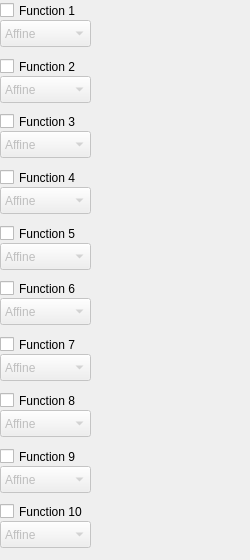
            <widget class="QWidget" name="tabFunctions">
             <attribute name="title">
              <string>Functions</string>
             </attribute>
             <widget class="QWidget" name="layoutWidget">
              <property name="geometry">
               <rect>
                <x>0</x>
                <y>0</y>
                <width>241</width>
                <height>551</height>
               </rect>
              </property>
              <layout class="QVBoxLayout" name="verticalLayout_2">
               <item>
                <widget class="QWidget" name="panel01" native="true">
                 <widget class="QCheckBox" name="checkBoxf01">
                  <property name="geometry">
                   <rect>
                    <x>0</x>
                    <y>0</y>
                    <width>91</width>
                    <height>21</height>
                   </rect>
                  </property>
                  <property name="layoutDirection">
                   <enum>Qt::LeftToRight</enum>
                  </property>
                  <property name="autoFillBackground">
                   <bool>false</bool>
                  </property>
                  <property name="text">
                   <string>Function 1</string>
                  </property>
                 </widget>
                 <widget class="colorLabel" name="labelColor1">
                  <property name="enabled">
                   <bool>false</bool>
                  </property>
                  <property name="geometry">
                   <rect>
                    <x>200</x>
                    <y>10</y>
                    <width>31</width>
                    <height>31</height>
                   </rect>
                  </property>
                  <property name="autoFillBackground">
                   <bool>false</bool>
                  </property>
                  <property name="text">
                   <string/>
                  </property>
                 </widget>
                 <widget class="QComboBox" name="comboBoxTransfmType1">
                  <property name="enabled">
                   <bool>false</bool>
                  </property>
                  <property name="geometry">
                   <rect>
                    <x>0</x>
                    <y>20</y>
                    <width>91</width>
                    <height>27</height>
                   </rect>
                  </property>
                  <item>
                   <property name="text">
                    <string>Affine</string>
                   </property>
                  </item>
                  <item>
                   <property name="text">
                    <string>Similitude</string>
                   </property>
                  </item>
                  <item>
                   <property name="text">
                    <string>Projective</string>
                   </property>
                  </item>
                  <item>
                   <property name="text">
                    <string>Bilinear</string>
                   </property>
                  </item>
                 </widget>
                </widget>
               </item>
               <item>
                <widget class="QWidget" name="panel02" native="true">
                 <widget class="QCheckBox" name="checkBoxf02">
                  <property name="geometry">
                   <rect>
                    <x>0</x>
                    <y>0</y>
                    <width>91</width>
                    <height>21</height>
                   </rect>
                  </property>
                  <property name="layoutDirection">
                   <enum>Qt::LeftToRight</enum>
                  </property>
                  <property name="text">
                   <string>Function 2</string>
                  </property>
                 </widget>
                 <widget class="QComboBox" name="comboBoxTransfmType2">
                  <property name="enabled">
                   <bool>false</bool>
                  </property>
                  <property name="geometry">
                   <rect>
                    <x>0</x>
                    <y>20</y>
                    <width>91</width>
                    <height>27</height>
                   </rect>
                  </property>
                  <item>
                   <property name="text">
                    <string>Affine</string>
                   </property>
                  </item>
                  <item>
                   <property name="text">
                    <string>Similitude</string>
                   </property>
                  </item>
                  <item>
                   <property name="text">
                    <string>Projective</string>
                   </property>
                  </item>
                  <item>
                   <property name="text">
                    <string>Bilinear</string>
                   </property>
                  </item>
                 </widget>
                 <widget class="colorLabel" name="labelColor2">
                  <property name="enabled">
                   <bool>false</bool>
                  </property>
                  <property name="geometry">
                   <rect>
                    <x>200</x>
                    <y>10</y>
                    <width>31</width>
                    <height>31</height>
                   </rect>
                  </property>
                  <property name="autoFillBackground">
                   <bool>false</bool>
                  </property>
                  <property name="text">
                   <string/>
                  </property>
                 </widget>
                </widget>
               </item>
               <item>
                <widget class="QWidget" name="panel03" native="true">
                 <widget class="QCheckBox" name="checkBoxf03">
                  <property name="geometry">
                   <rect>
                    <x>0</x>
                    <y>0</y>
                    <width>91</width>
                    <height>21</height>
                   </rect>
                  </property>
                  <property name="layoutDirection">
                   <enum>Qt::LeftToRight</enum>
                  </property>
                  <property name="text">
                   <string>Function 3</string>
                  </property>
                 </widget>
                 <widget class="QComboBox" name="comboBoxTransfmType3">
                  <property name="enabled">
                   <bool>false</bool>
                  </property>
                  <property name="geometry">
                   <rect>
                    <x>0</x>
                    <y>20</y>
                    <width>91</width>
                    <height>27</height>
                   </rect>
                  </property>
                  <item>
                   <property name="text">
                    <string>Affine</string>
                   </property>
                  </item>
                  <item>
                   <property name="text">
                    <string>Similitude</string>
                   </property>
                  </item>
                  <item>
                   <property name="text">
                    <string>Projective</string>
                   </property>
                  </item>
                  <item>
                   <property name="text">
                    <string>Bilinear</string>
                   </property>
                  </item>
                 </widget>
                 <widget class="colorLabel" name="labelColor3">
                  <property name="enabled">
                   <bool>false</bool>
                  </property>
                  <property name="geometry">
                   <rect>
                    <x>200</x>
                    <y>10</y>
                    <width>31</width>
                    <height>31</height>
                   </rect>
                  </property>
                  <property name="autoFillBackground">
                   <bool>false</bool>
                  </property>
                  <property name="text">
                   <string/>
                  </property>
                 </widget>
                </widget>
               </item>
               <item>
                <widget class="QWidget" name="panel04" native="true">
                 <widget class="QCheckBox" name="checkBoxf04">
                  <property name="geometry">
                   <rect>
                    <x>0</x>
                    <y>0</y>
                    <width>91</width>
                    <height>21</height>
                   </rect>
                  </property>
                  <property name="layoutDirection">
                   <enum>Qt::LeftToRight</enum>
                  </property>
                  <property name="text">
                   <string>Function 4</string>
                  </property>
                 </widget>
                 <widget class="QComboBox" name="comboBoxTransfmType4">
                  <property name="enabled">
                   <bool>false</bool>
                  </property>
                  <property name="geometry">
                   <rect>
                    <x>0</x>
                    <y>20</y>
                    <width>91</width>
                    <height>27</height>
                   </rect>
                  </property>
                  <item>
                   <property name="text">
                    <string>Affine</string>
                   </property>
                  </item>
                  <item>
                   <property name="text">
                    <string>Similitude</string>
                   </property>
                  </item>
                  <item>
                   <property name="text">
                    <string>Projective</string>
                   </property>
                  </item>
                  <item>
                   <property name="text">
                    <string>Bilinear</string>
                   </property>
                  </item>
                 </widget>
                 <widget class="colorLabel" name="labelColor4">
                  <property name="enabled">
                   <bool>false</bool>
                  </property>
                  <property name="geometry">
                   <rect>
                    <x>200</x>
                    <y>10</y>
                    <width>31</width>
                    <height>31</height>
                   </rect>
                  </property>
                  <property name="autoFillBackground">
                   <bool>false</bool>
                  </property>
                  <property name="text">
                   <string/>
                  </property>
                 </widget>
                </widget>
               </item>
               <item>
                <widget class="QWidget" name="panel05" native="true">
                 <widget class="QCheckBox" name="checkBoxf05">
                  <property name="geometry">
                   <rect>
                    <x>0</x>
                    <y>0</y>
                    <width>91</width>
                    <height>21</height>
                   </rect>
                  </property>
                  <property name="layoutDirection">
                   <enum>Qt::LeftToRight</enum>
                  </property>
                  <property name="text">
                   <string>Function 5</string>
                  </property>
                 </widget>
                 <widget class="QComboBox" name="comboBoxTransfmType5">
                  <property name="enabled">
                   <bool>false</bool>
                  </property>
                  <property name="geometry">
                   <rect>
                    <x>0</x>
                    <y>20</y>
                    <width>91</width>
                    <height>27</height>
                   </rect>
                  </property>
                  <item>
                   <property name="text">
                    <string>Affine</string>
                   </property>
                  </item>
                  <item>
                   <property name="text">
                    <string>Similitude</string>
                   </property>
                  </item>
                  <item>
                   <property name="text">
                    <string>Projective</string>
                   </property>
                  </item>
                  <item>
                   <property name="text">
                    <string>Bilinear</string>
                   </property>
                  </item>
                 </widget>
                 <widget class="colorLabel" name="labelColor5">
                  <property name="enabled">
                   <bool>false</bool>
                  </property>
                  <property name="geometry">
                   <rect>
                    <x>200</x>
                    <y>10</y>
                    <width>31</width>
                    <height>31</height>
                   </rect>
                  </property>
                  <property name="autoFillBackground">
                   <bool>false</bool>
                  </property>
                  <property name="text">
                   <string/>
                  </property>
                 </widget>
                </widget>
               </item>
               <item>
                <widget class="QWidget" name="panel06" native="true">
                 <widget class="QCheckBox" name="checkBoxf06">
                  <property name="geometry">
                   <rect>
                    <x>0</x>
                    <y>0</y>
                    <width>91</width>
                    <height>21</height>
                   </rect>
                  </property>
                  <property name="layoutDirection">
                   <enum>Qt::LeftToRight</enum>
                  </property>
                  <property name="text">
                   <string>Function 6</string>
                  </property>
                 </widget>
                 <widget class="QComboBox" name="comboBoxTransfmType6">
                  <property name="enabled">
                   <bool>false</bool>
                  </property>
                  <property name="geometry">
                   <rect>
                    <x>0</x>
                    <y>20</y>
                    <width>91</width>
                    <height>27</height>
                   </rect>
                  </property>
                  <item>
                   <property name="text">
                    <string>Affine</string>
                   </property>
                  </item>
                  <item>
                   <property name="text">
                    <string>Similitude</string>
                   </property>
                  </item>
                  <item>
                   <property name="text">
                    <string>Projective</string>
                   </property>
                  </item>
                  <item>
                   <property name="text">
                    <string>Bilinear</string>
                   </property>
                  </item>
                 </widget>
                 <widget class="colorLabel" name="labelColor6">
                  <property name="enabled">
                   <bool>false</bool>
                  </property>
                  <property name="geometry">
                   <rect>
                    <x>200</x>
                    <y>10</y>
                    <width>31</width>
                    <height>31</height>
                   </rect>
                  </property>
                  <property name="autoFillBackground">
                   <bool>false</bool>
                  </property>
                  <property name="text">
                   <string/>
                  </property>
                 </widget>
                </widget>
               </item>
               <item>
                <widget class="QWidget" name="panel07" native="true">
                 <widget class="QCheckBox" name="checkBoxf07">
                  <property name="geometry">
                   <rect>
                    <x>0</x>
                    <y>0</y>
                    <width>91</width>
                    <height>21</height>
                   </rect>
                  </property>
                  <property name="layoutDirection">
                   <enum>Qt::LeftToRight</enum>
                  </property>
                  <property name="text">
                   <string>Function 7</string>
                  </property>
                 </widget>
                 <widget class="QComboBox" name="comboBoxTransfmType7">
                  <property name="enabled">
                   <bool>false</bool>
                  </property>
                  <property name="geometry">
                   <rect>
                    <x>0</x>
                    <y>20</y>
                    <width>91</width>
                    <height>27</height>
                   </rect>
                  </property>
                  <item>
                   <property name="text">
                    <string>Affine</string>
                   </property>
                  </item>
                  <item>
                   <property name="text">
                    <string>Similitude</string>
                   </property>
                  </item>
                  <item>
                   <property name="text">
                    <string>Projective</string>
                   </property>
                  </item>
                  <item>
                   <property name="text">
                    <string>Bilinear</string>
                   </property>
                  </item>
                 </widget>
                 <widget class="colorLabel" name="labelColor7">
                  <property name="enabled">
                   <bool>false</bool>
                  </property>
                  <property name="geometry">
                   <rect>
                    <x>200</x>
                    <y>10</y>
                    <width>31</width>
                    <height>31</height>
                   </rect>
                  </property>
                  <property name="autoFillBackground">
                   <bool>false</bool>
                  </property>
                  <property name="text">
                   <string/>
                  </property>
                 </widget>
                </widget>
               </item>
               <item>
                <widget class="QWidget" name="panel08" native="true">
                 <widget class="QCheckBox" name="checkBoxf08">
                  <property name="geometry">
                   <rect>
                    <x>0</x>
                    <y>0</y>
                    <width>91</width>
                    <height>21</height>
                   </rect>
                  </property>
                  <property name="layoutDirection">
                   <enum>Qt::LeftToRight</enum>
                  </property>
                  <property name="text">
                   <string>Function 8</string>
                  </property>
                 </widget>
                 <widget class="QComboBox" name="comboBoxTransfmType8">
                  <property name="enabled">
                   <bool>false</bool>
                  </property>
                  <property name="geometry">
                   <rect>
                    <x>0</x>
                    <y>20</y>
                    <width>91</width>
                    <height>27</height>
                   </rect>
                  </property>
                  <item>
                   <property name="text">
                    <string>Affine</string>
                   </property>
                  </item>
                  <item>
                   <property name="text">
                    <string>Similitude</string>
                   </property>
                  </item>
                  <item>
                   <property name="text">
                    <string>Projective</string>
                   </property>
                  </item>
                  <item>
                   <property name="text">
                    <string>Bilinear</string>
                   </property>
                  </item>
                 </widget>
                 <widget class="colorLabel" name="labelColor8">
                  <property name="enabled">
                   <bool>false</bool>
                  </property>
                  <property name="geometry">
                   <rect>
                    <x>200</x>
                    <y>10</y>
                    <width>31</width>
                    <height>31</height>
                   </rect>
                  </property>
                  <property name="autoFillBackground">
                   <bool>false</bool>
                  </property>
                  <property name="text">
                   <string/>
                  </property>
                 </widget>
                </widget>
               </item>
               <item>
                <widget class="QWidget" name="panel09" native="true">
                 <widget class="QCheckBox" name="checkBoxf09">
                  <property name="geometry">
                   <rect>
                    <x>0</x>
                    <y>0</y>
                    <width>91</width>
                    <height>21</height>
                   </rect>
                  </property>
                  <property name="layoutDirection">
                   <enum>Qt::LeftToRight</enum>
                  </property>
                  <property name="text">
                   <string>Function 9</string>
                  </property>
                 </widget>
                 <widget class="QComboBox" name="comboBoxTransfmType9">
                  <property name="enabled">
                   <bool>false</bool>
                  </property>
                  <property name="geometry">
                   <rect>
                    <x>0</x>
                    <y>20</y>
                    <width>91</width>
                    <height>27</height>
                   </rect>
                  </property>
                  <item>
                   <property name="text">
                    <string>Affine</string>
                   </property>
                  </item>
                  <item>
                   <property name="text">
                    <string>Similitude</string>
                   </property>
                  </item>
                  <item>
                   <property name="text">
                    <string>Projective</string>
                   </property>
                  </item>
                  <item>
                   <property name="text">
                    <string>Bilinear</string>
                   </property>
                  </item>
                 </widget>
                 <widget class="colorLabel" name="labelColor9">
                  <property name="enabled">
                   <bool>false</bool>
                  </property>
                  <property name="geometry">
                   <rect>
                    <x>200</x>
                    <y>10</y>
                    <width>31</width>
                    <height>31</height>
                   </rect>
                  </property>
                  <property name="autoFillBackground">
                   <bool>false</bool>
                  </property>
                  <property name="text">
                   <string/>
                  </property>
                 </widget>
                </widget>
               </item>
               <item>
                <widget class="QWidget" name="panel10" native="true">
                 <widget class="QCheckBox" name="checkBoxf10">
                  <property name="geometry">
                   <rect>
                    <x>0</x>
                    <y>0</y>
                    <width>121</width>
                    <height>21</height>
                   </rect>
                  </property>
                  <property name="layoutDirection">
                   <enum>Qt::LeftToRight</enum>
                  </property>
                  <property name="text">
                   <string>Function 10</string>
                  </property>
                 </widget>
                 <widget class="QComboBox" name="comboBoxTransfmType10">
                  <property name="enabled">
                   <bool>false</bool>
                  </property>
                  <property name="geometry">
                   <rect>
                    <x>0</x>
                    <y>20</y>
                    <width>91</width>
                    <height>27</height>
                   </rect>
                  </property>
                  <item>
                   <property name="text">
                    <string>Affine</string>
                   </property>
                  </item>
                  <item>
                   <property name="text">
                    <string>Similitude</string>
                   </property>
                  </item>
                  <item>
                   <property name="text">
                    <string>Projective</string>
                   </property>
                  </item>
                  <item>
                   <property name="text">
                    <string>Bilinear</string>
                   </property>
                  </item>
                 </widget>
                 <widget class="colorLabel" name="labelColor10">
                  <property name="enabled">
                   <bool>false</bool>
                  </property>
                  <property name="geometry">
                   <rect>
                    <x>200</x>
                    <y>10</y>
                    <width>31</width>
                    <height>31</height>
                   </rect>
                  </property>
                  <property name="autoFillBackground">
                   <bool>false</bool>
                  </property>
                  <property name="text">
                   <string/>
                  </property>
                 </widget>
                </widget>
               </item>
              </layout>
             </widget>
            </widget>
